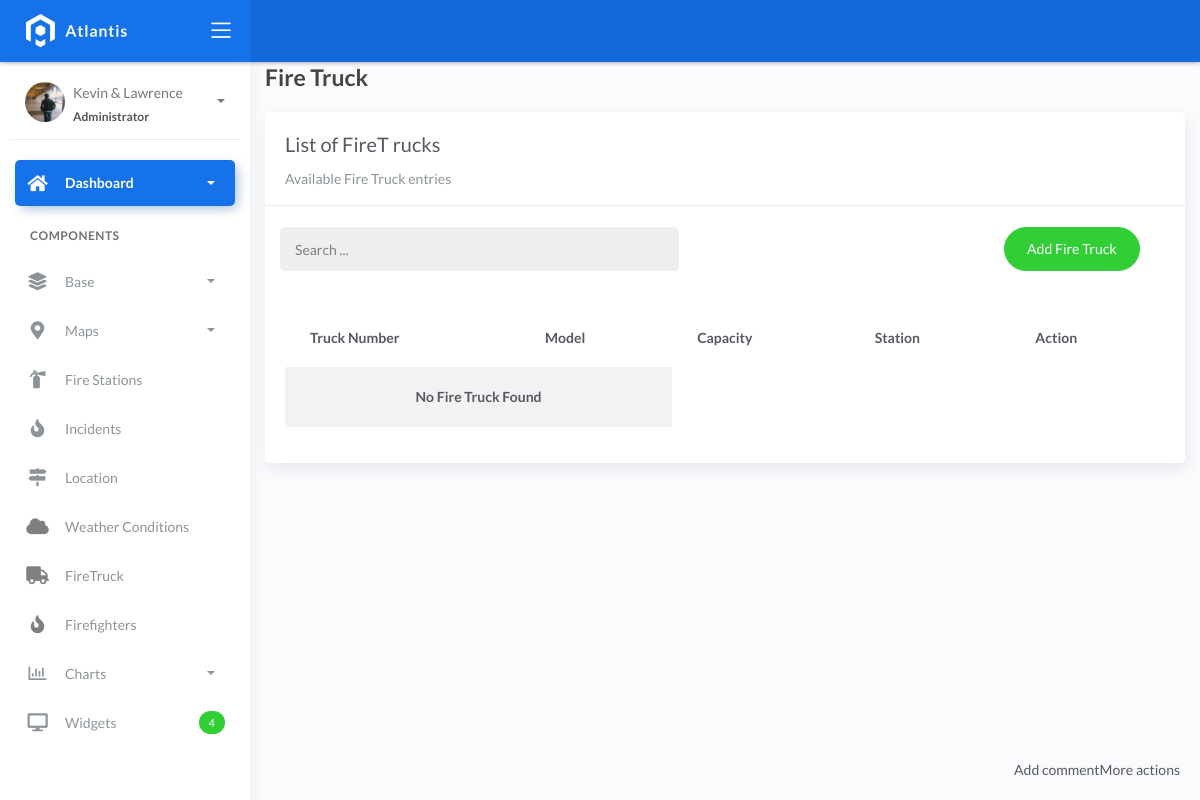
/firetruck_list/, run on an earlier commit of the app's database.
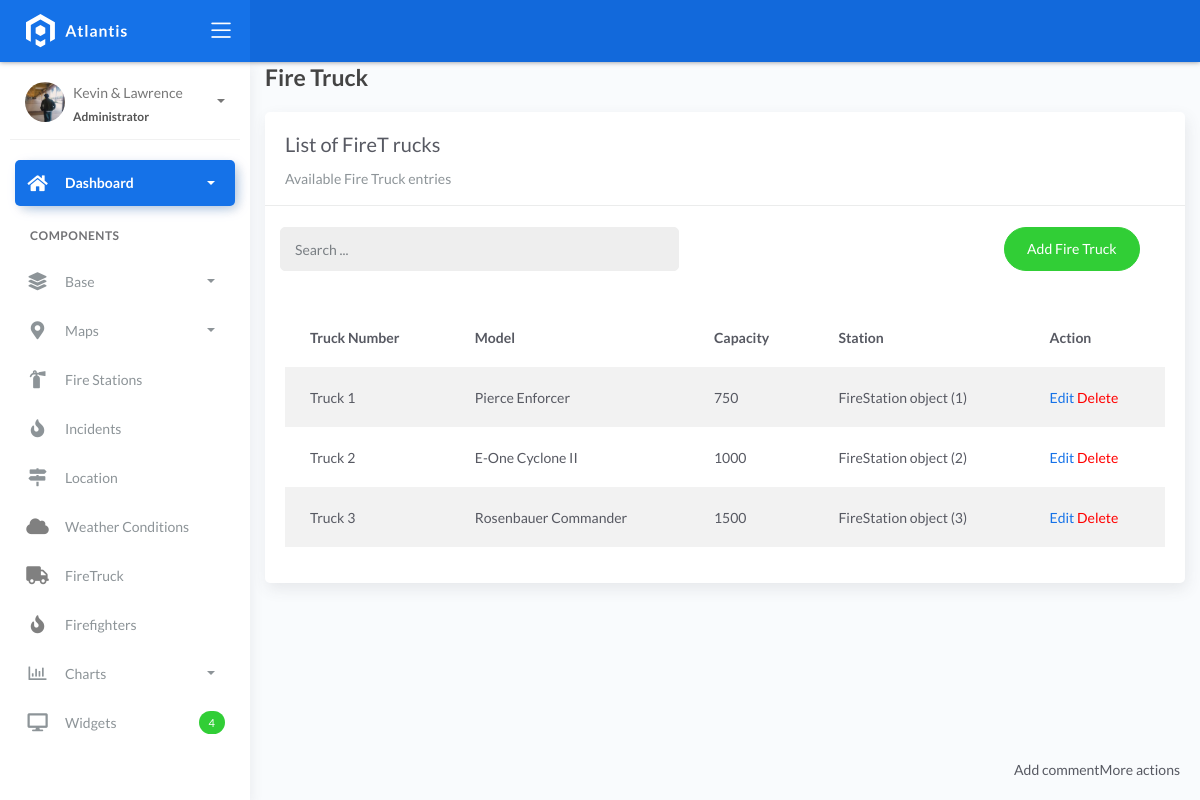
And on a later commit of the database.
### fire/models.py (models this page shows)
class BaseModel(models.Model):
    created_at = models.DateTimeField(auto_now_add=True, db_index=True)
    updated_at = models.DateTimeField(auto_now=True)
    class Meta:
        abstract = True

class FireTruck(BaseModel):
    truck_number = models.CharField(max_length=150)
    model = models.CharField(max_length=150)
    capacity = models.CharField(max_length=150)  # water
    station = models.ForeignKey(FireStation, on_delete=models.CASCADE)

class FireStation(BaseModel):
    name = models.CharField(max_length=150)
    latitude = models.DecimalField(
        max_digits=22, decimal_places=16, null=True, blank=True)
    longitude = models.DecimalField(
        max_digits=22, decimal_places=16, null=True, blank=True)
    address = models.CharField(max_length=150)
    city = models.CharField(max_length=150)  # can be in separate table
    country = models.CharField(max_length=150)  # can be in separate table

### fire/views.py (the view)
# urls.py: path('firetruck_list/',  FiretruckListView.as_view(), name='fireTruck-list'),
class FiretruckListView(ListView):
    model = FireTruck
    context_object_name = 'firetruck'
    template_name = 'firetruck_list.html'
    paginate_by = 10
    def get_queryset(self, *args, **kwargs):
        qs = super().get_queryset(*args, **kwargs)
        query = self.request.GET.get("q")
        if query:
            qs = qs.filter(Q(truck_number__icontains=query) |
                Q(model__icontains=query) |
                Q(capacity__icontains=query) |
                Q(station__name__icontains=query))
        return qs

### templates/firetruck_list.html (shortened to what this page needs)
{% extends 'base.html' %}
{% load static %}
{% block content %}
<div class="content">
    <div class="container-fluid">
        <h4 class="page-title">Fire Truck</h4>
        <div class="row">
            <div class="col-md-12">
                <div class="card">
                    <div class="card-header">
                        <div class="card-title">List of FireT rucks</div>
                        <div class="card-category">Available Fire Truck entries</div>
                    </div>
                    <br />
                    <div class="col-md-12 row">
                        <div class="col-md-6">
                            <form class="navbar-left navbar-form nav-search mr-md-3" action="{% url 'fireTruck-list' %}">
                                <div class="input-group">
                                    <input type="text" placeholder="Search ..." class="form-control" name="q"/>
                                    <div class="input-group-append">
                                        <span class="input-group-text">
                                        </span>
                                    </div>
                                </div>
                            </form>
                        </div>
                        <div class="col-md-6">
                            <div class="pull-right">
                                <a href="{% url 'firetruck-add'%}" class="btn btn-success btn-rounded">Add Fire Truck</a>
                            </div>
                        </div>
                    </div>
                    <div class="card-body">
                        <table class="table table-striped mt-3">
                            <thead>
                                <tr>
                                    <th scope="col">Truck Number</th>
                                    <th scope="col">Model</th>
                                    <th scope="col">Capacity</th>
                                    <th scope="col">Station</th>
                                    <th scope="col">Action</th>
                                </tr>
                            </thead>
                            <tbody>
                                {% for object in object_list %}
                                <tr>
                                    <td>{{ object.truck_number }}</td>
                                    <td>{{ object.model }}</td>
                                    <td>{{ object.capacity }}</td>
                                    <td>{{ object.station }}</td>
                                    <td>
                                        <a href="{% url 'firetruck-update' object.pk %}">Edit</a>
                                        <a style="color: red;"  href="{% url 'firetruck-delete' object.pk %}">Delete</a>
                                    </td>
                                </tr>
                                {% empty %}
                                <tr>
                                    <td colspan="2" style="text-align: center;">
                                        <p class="text-sm font-weight-bold mb-0">No Fire Truck Found</p>
                                    </td>
                                </tr>
                                {% endfor %}
                            </tbody>
                        </table>
                    </div>
                </div>
            </div>
        </div>
    </div>
</div>
{% endblock %}

What changed in the data, as far as the page shows it:
added FireTruck: truck_number "Truck 1", model "Pierce Enforcer", capacity "750", station "FireStation object (1)"
added FireTruck: truck_number "Truck 2", model "E-One Cyclone II", capacity "1000", station "FireStation object (2)"
added FireTruck: truck_number "Truck 3", model "Rosenbauer Commander", capacity "1500", station "FireStation object (3)"
Also different on the page:
text no longer shown: "No Fire Truck Found"
